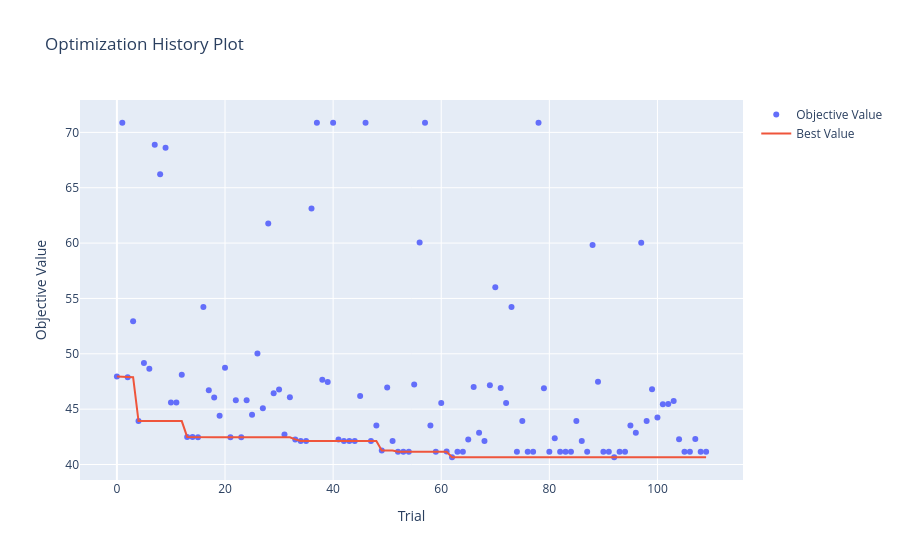

Here is the notebook cell this chart was saved with:
### Markdown cell above
## Plotting

There are several plots you may use to understand the hyperparameter optmization results.

### Code cell
from optuna.visualization import plot_optimization_history

try:
    plot_optimization_history(**{
        'study': _study
    })
except ImportError:
    print('plotly is not installed; skipping Optuna optimization history plot')
